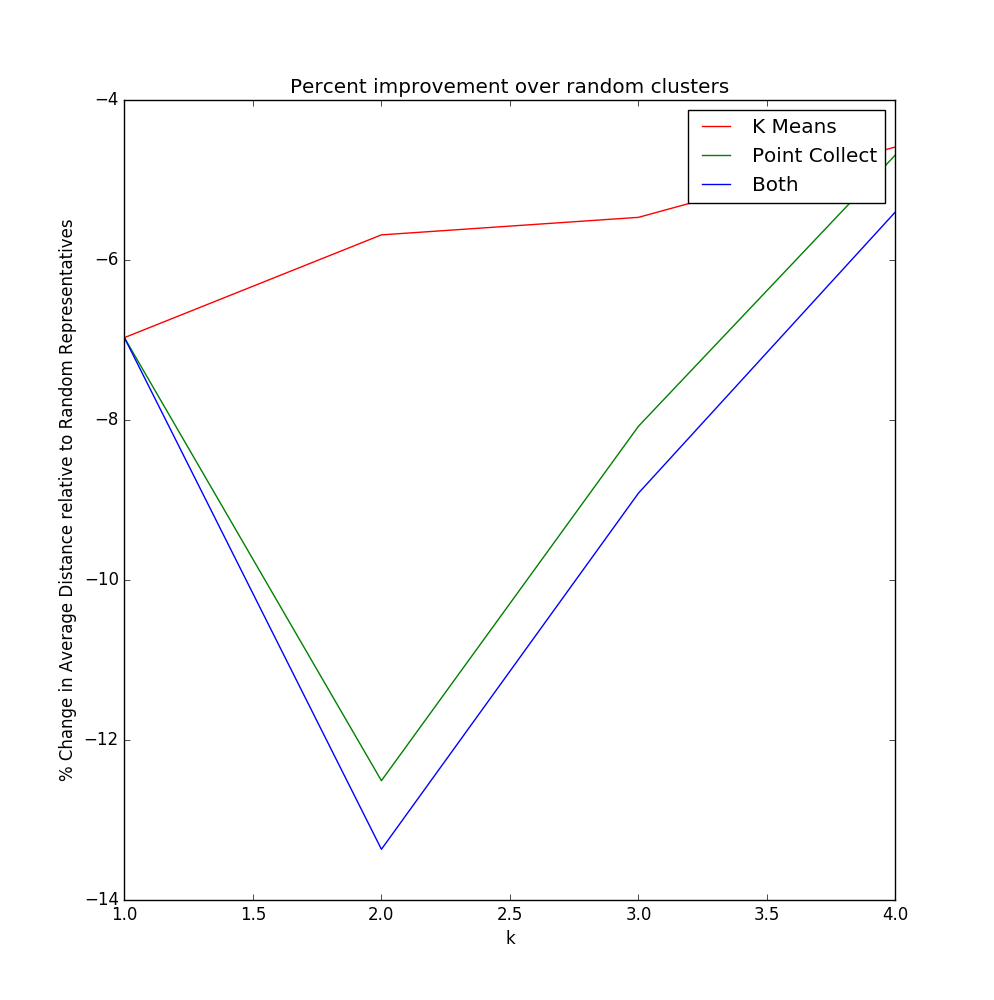

Reproduce this figure in Python.
import os
import matplotlib
from mpl_toolkits.mplot3d import Axes3D
import matplotlib.pyplot as plt
import numpy as np
import pylab

def readDataFromDir(directory, ext):
    ''' Given a
        directory - path to a directory containing random data in
                    *.newick.random.out files
        returns a map from file name prefix (the *) to a [TestData]
    '''
    map_ = {}
    for filename in os.listdir(directory):
        index = filename.rindex(ext)
        if index >= 0:
            file_prefix = filename[:index]
            full_file_path = directory + '/' + filename
            map_[file_prefix] = readRandomDataFromFile(full_file_path)
    return map_

def readRandomDataFromFile(filePath):
    ''' Given a
        directory - path to a directory containing random data in
                    *.newick.random.out files
        returns a [TestData]
    '''
    f = open(filePath)

    # This will hold the tests we return
    list_of_tests = []

    # These are temporary for assembly the TestData objects
    k = None
    averages = []
    maxes = []
    for line in f.xreadlines():
        line = line.strip()
        if 'seed = ' in line or 'k = ' in line:
            if len(averages) > 0:
                list_of_tests.append(TestData(k, averages, maxes))
            averages = []
            maxes = []
        if 'seed = ' in line:
            pass
        elif 'k = ' in line:
            k = int(line.split()[2])
        else:
            averages.append(float(line.split()[0]))
            maxes.append(float(line.split()[1]))
    if len(averages) > 0:
        list_of_tests.append(TestData(k, averages, maxes))
    f.close()
    return list_of_tests

class TestData(object):
    ''' Holds the results from a test.
    Namely the k-value, and a list of average and maximum distances
    before start and after each iteration till stability is reached.'''
    def __init__(self,
                 k,
                 averages,
                 maxes):
        self.k = k
        self.averages = averages
        self.maxes = maxes
    def start_ave(self):
        return self.averages[0]
    def end_ave(self):
        return self.averages[-1]
    def start_max(self):
        return self.maxes[0]
    def end_max(self):
        return self.maxes[-1]
    def percent_change_ave(self):
        return (self.end_ave() - self.start_ave()) / self.start_ave()
    def percent_change_max(self):
        return (self.end_max() - self.start_max()) / self.start_max()

rdata = readDataFromDir('rand-data','.newick.random.out')
data = readDataFromDir('data','.newick.out')

# This maps data set name to:
# k -> [%(random_end - random_start),
#  %(points_start - random_start),
#  %(points_end - random_start)]
data_set_to_values = {}

max_k = max(max(test.k for test in rdata[fileName]) for fileName in rdata)

def percent_change(start, end):
    return (end - start) / start

def mean(xs):
    return sum(xs) / float(len(xs))

def transpose(M):
    return [[M[j][i] for j in xrange(len(M))] for i in xrange(len(M[0]))]

for fileName in rdata:
    rtests = rdata[fileName]
    tests = data[fileName]
    k_to_values= {}
    for k in xrange(1, max_k + 1):
        random_start = mean([test.start_ave() for test in rtests if test.k == k])
        random_end = mean([test.end_ave() for test in rtests if test.k == k])
        points_start = [test.start_ave() for test in tests if test.k == k][0]
        points_end = [test.end_ave() for test in tests if test.k == k][0]
        k_to_values[k] = [percent_change(random_start, random_end),
                          percent_change(random_start, points_start),
                          percent_change(random_start, points_end)]
    data_set_to_values[fileName] = k_to_values

def plot3d(data_set_to_values):
    ks = data_set_to_values.values()[0].keys()

    k_means_change = []
    point_change = []
    both_change = []
    i_s = []
    for i, fileName in enumerate(data_set_to_values.keys()):
        i_s.append([i for k in ks])
        k_means_change.append([data_set_to_values[fileName][k][0] * 100 for k in ks])
        point_change.append([data_set_to_values[fileName][k][1] * 100 for k in ks])
        both_change.append([data_set_to_values[fileName][k][2] * 100 for k in ks])


    fig = plt.figure()
    ax = fig.add_subplot(111, projection='3d')
    for i in xrange(len(i_s)):
        ax.plot(ks, i_s[i],  k_means_change[i], c='r', label='K Means')
        ax.plot(ks, i_s[i], point_change[i], c='g', label='Point Collect')
        ax.plot(ks, i_s[i], both_change[i], c='b', label='Both')
    ax.legend()
    ax.set_xlabel('k')
    ax.set_ylabel('Data Set ID#')
    ax.set_zlabel('% Change in Average Distance relative to Random Representatives')
    plt.title('Percent improvement over random clusters')
    fig.show()
    raw_input()


def plot2d(data_set_to_values):
    ks = data_set_to_values.values()[0].keys()

    k_means_change = []
    point_change = []
    both_change = []
    for fileName in data_set_to_values:
        k_means_change.append([data_set_to_values[fileName][k][0] * 100 for k in ks])
        point_change.append([data_set_to_values[fileName][k][1] * 100 for k in ks])
        both_change.append([data_set_to_values[fileName][k][2] * 100 for k in ks])


    fig = plt.figure()
    ax = fig.add_subplot(111)
    ax.plot(ks, map(mean, transpose(k_means_change)), c='r', label='K Means')
    ax.plot(ks, map(mean, transpose(point_change)), c='g', label='Point Collect')
    ax.plot(ks, map(mean, transpose(both_change)), c='b', label='Both')
    ax.legend()
    ax.set_xlabel('k')
    ax.set_ylabel('% Change in Average Distance relative to Random Representatives')
    plt.title('Percent improvement over random clusters')
    fig.show()
    raw_input()

plot2d(data_set_to_values)
